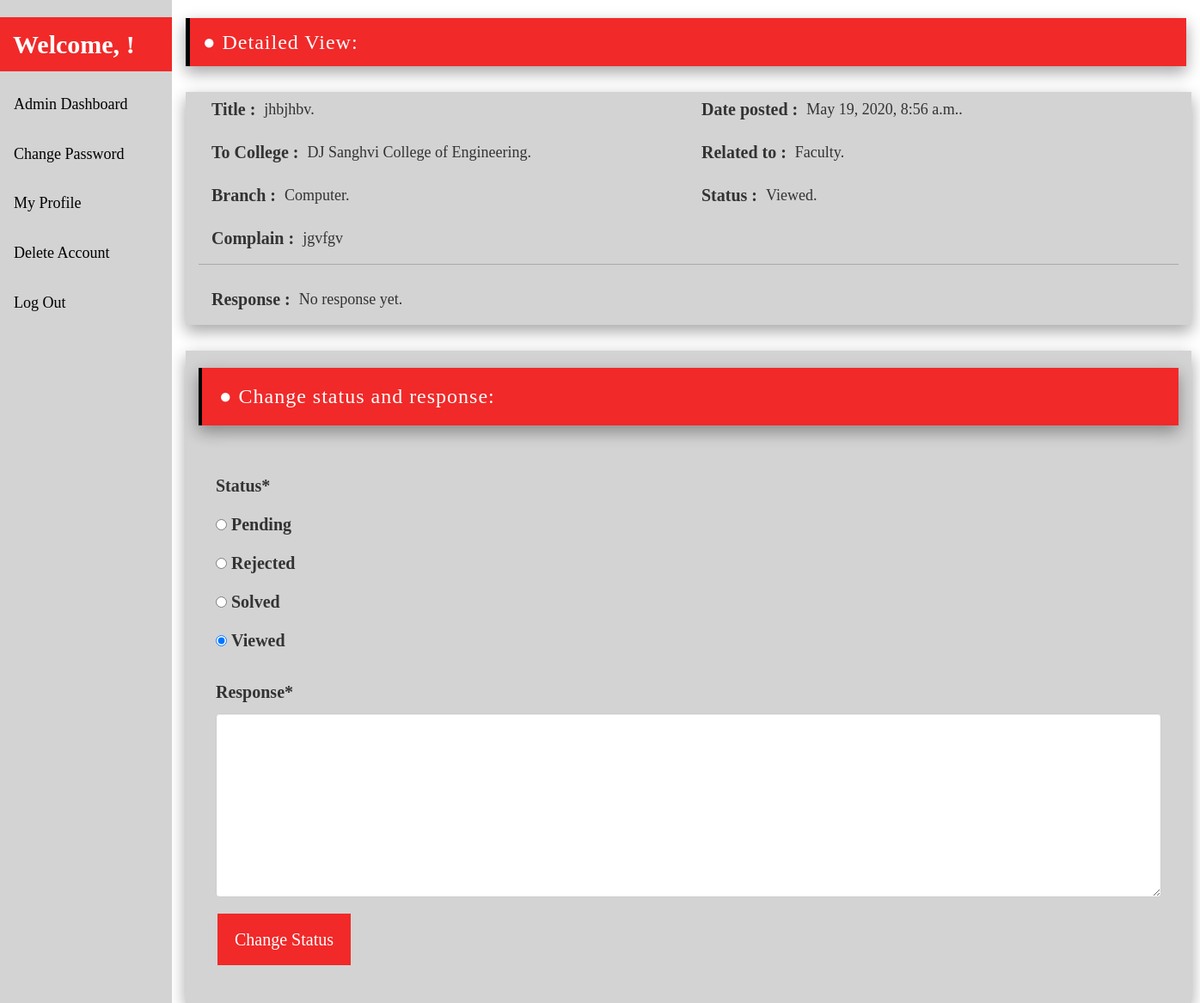
The app's page /adminComplainView/22/ with its own data.
### grievance/models.py (models this page shows)
class Complain(models.Model):
    college_choices=(
        ('DJ Sanghvi College of Engineering','DJ Sanghvi College of Engineering'),
        ('KJ Somaiya College of Engineering','KJ Somaiya College of Engineering'),
        ('Thadomal Sahani College of Engineering','Thadomal Sahani College of Engineering'),
        ('Thakur College of Engineering','Thakur College of Engineering'),
        ('Atharva College of Engineering','Atharva College of Engineering'),
        ('Sardar Patel College of Engineering','Sardar Patel College of Engineering'),
        ('VJTI College of Engineering','VJTI College of Engineering'),
    )
    branch_choices=(
        ('Computer','Computer'),
        ('IT','IT'),
        ('EXTC','EXTC'),
        ('ELEX','ELEX'),
        ('Chemical','Chemical'),
        ('Production','Production'),
        ('Bio Med','Bio Med')
    )
    status_choices = {
        ('Pending', 'Pending'),
        ('Viewed', 'Viewed'),
        ('Solved', 'Solved'),
        ('Rejected', 'Rejected')
    }
    related_to_choices={
        ('Management', 'Management'),
        ('Faculty', 'Faculty'),
        ('Security', 'Security'),
        ('Library', 'Library'),
        ('Canteen', 'Canteen')
    }
    complain_heading=models.CharField(max_length=300,default='')
    complain_content=models.TextField()
    receiver=models.ForeignKey(Admin,on_delete=models.CASCADE)
    sender=models.ForeignKey(Student,on_delete=models.CASCADE)
    college=models.CharField(max_length=300,default='',choices=college_choices)
    branch=models.CharField(max_length=300,blank='true', null='true',choices=branch_choices)
    date_posted =models.DateTimeField(default=timezone.now)
    status = models.CharField(choices = status_choices, default='Pending', max_length = 10)
    response = models.TextField(default='')
    related_to = models.CharField(choices = related_to_choices, default='', max_length = 20, verbose_name = 'Complain Related to')
    class Meta:
        ordering=['-date_posted']

### grievance/views.py (the view)
# urls.py: path('adminComplainView/<int:cid>/',views.adminComplainView,name='adminComplainView'),
def adminComplainView(request,cid):
    complain = Complain.objects.get(id = cid)
    status = complain.status
    if request.method == 'POST':
        form = ChangeStatusForm(request.POST, instance=complain)
        instance = form.save(commit=False)
        complain.status = instance.status
        complain.save()
        messages.info(request, f'Status changed successfully!')
        return redirect('admindashboard')
    else:
        form = ChangeStatusForm(instance=complain)
    return render(request, 'grievance/adminComplainView.html', {'form':form, 'complain':complain})

### grievance/forms.py
class ChangeStatusForm(ModelForm):
    status_choices = {
        ('Pending', 'Pending'),
        ('Viewed', 'Viewed'),
        ('Solved', 'Solved'),
        ('Rejected', 'Rejected')
    }
    status = forms.ChoiceField(widget=forms.RadioSelect, choices=status_choices)
    class Meta:
        model = Complain
        fields=['status','response']

### grievance/templates/grievance/adminComplainView.html (shortened to what this page needs)
{% extends 'grievance/base.html' %}
{% load crispy_forms_tags %}
{% block content %}
{% include 'grievance/adminsidebar.html' %}
<div class="content">
    <h3 class="button1" style="padding: 15px;padding-left: 7pxpx;border-left: 5px solid black;background-color: rgb(241, 41, 41);color: white;margin-bottom: 30px;font-family: 'Times New Roman', 'Times', serif; letter-spacing: 1px">&#9679; Detailed View:</h3>
<div class="container button1" style="margin-top: 30px;font-family:'Times New Roman', Times, serif;font-stretch: extra-expanded;line-height: 40px;margin-bottom: 20px;background-color: lightgray">
<div class="col-xs-12 col-md-6"><p style="font-size: 20px;font-weight: bold;float: left;">Title :</p><p style="float: left;font-size: 18px;margin-left: 10px;"> {{complain.complain_heading}}.</p></div>
<div class="col-xs-12 col-md-6"><p style="font-size: 20px;font-weight: bold;float: left;">Date posted :</p><p style="float: left;font-size: 18px;margin-left: 10px;"> {{complain.date_posted}}.</p></div>
<hr><div class="col-xs-12 col-md-6"><p style="font-size: 20px;font-weight: bold;float: left;">To College :</p><p style="float: left;font-size: 18px;margin-left: 10px;"> {{complain.college}}.</p></div>
<div class="col-xs-12 col-md-6"><p style="font-size: 20px;font-weight: bold;float: left;">Related to :</p><p style="float: left;font-size: 18px;margin-left: 10px;"> {{complain.related_to}}.</p></div>
<div class="col-xs-12 col-md-6"><p style="font-size: 20px;font-weight: bold;float: left;">Branch :</p><p style="float: left;font-size: 18px;margin-left: 10px;"> {{complain.branch}}.</p></div>
<div class="col-xs-12 col-md-6"><p style="font-size: 20px;font-weight: bold;float: left;">Status :</p><p style="float: left;font-size: 18px;margin-left: 10px;font-weight: ;"> {{complain.status}}.</p></div>
<div class="col-xs-12 col-md-12" style="border-bottom:1px solid darkgrey;"><p style="font-size: 20px;font-weight: bold;float: left;">Complain :</p><p style="float: left;font-size: 18px;margin-left: 10px;"> {{complain.complain_content}}</p></div>
<div class="col-xs-12 col-md-12" style="margin-top: 20px;"><p style="font-size: 20px;font-weight: bold;float: left;">Response :</p>
    {% if complain.response %}
    <p style="float: left;font-size: 18px;margin-left: 10px;"> {{complain.response}}</p>
    {% else %}
    <p style="float: left;font-size: 18px;margin-left: 10px;"> No response yet.</p>
    {% endif %}
</div>
</div>
    {% if complain.status == 'Viewed' %}
<div class="container button1" style="margin-top: 30px;font-family:'Times New Roman', Times, serif;font-stretch: extra-expanded;line-height: 40px;margin-bottom: 20px;background-color: lightgray">
<h3 class="button1" style="background-color:rgb(241, 41, 41);color: white;padding:20px;margin-bottom: 30px;border-left: 4px solid black ;letter-spacing: 1px">&#9679; Change status and response:</h3>
    <form method='POST' style="font-family: 'Times New Roman', Times, serif;font-size: 20px;padding: 20px;">
        {{form|crispy}}
        <button type="submit" class="button2 button" style="background-color:rgb(241, 41, 41);" >Change Status</button>
    </form>
</div>
    {% endif %}
</div>
{% endblock %}

### grievance/templates/grievance/base.html (style rules this page uses)
.button { background-color:palevioletred; border: none; color: white; padding: 10px 20px; text-align: center; text-decoration: none; display: inline-block; font-size: 20px; margin: 4px 2px; cursor: pointer; -webkit-transition-duration: 0.4s; transition-duration: 0.4s; }
.button1 { box-shadow: 0 8px 16px 0 rgba(0,0,0,0.2), 0 6px 20px 0 rgba(0,0,0,0.19); }
body { background-color: white; }

### grievance/templates/grievance/adminsidebar.html (style rules this page uses)
div.content { margin-left: 200px; padding: 1px 16px; height: 1000px; }

### records on screen
Complain: complain_heading "jhbjhbv", date_posted "May 19, 2020, 8:56 a.m.", college "DJ Sanghvi College of Engineering", related_to "Faculty", branch "Computer", status "Viewed", complain_content "jgvfgv", status "☐ Pending ☐ Rejected ☐ Solved ☑ Viewed"
